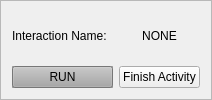
            <widget class="QFrame" name="frame_58">
             <property name="frameShape">
              <enum>QFrame::StyledPanel</enum>
             </property>
             <property name="frameShadow">
              <enum>QFrame::Raised</enum>
             </property>
             <layout class="QGridLayout" name="gridLayout_53">
              <item row="0" column="0">
               <widget class="QLabel" name="label_209">
                <property name="text">
                 <string>Interaction Name:</string>
                </property>
               </widget>
              </item>
              <item row="1" column="0" colspan="2">
               <widget class="QPushButton" name="pushButton_run_activity">
                <property name="enabled">
                 <bool>true</bool>
                </property>
                <property name="palette">
                 <palette>
                  <active>
                   <colorrole role="WindowText">
                    <brush brushstyle="SolidPattern">
                     <color alpha="255">
                      <red>0</red>
                      <green>0</green>
                      <blue>0</blue>
                     </color>
                    </brush>
                   </colorrole>
                   <colorrole role="Button">
                    <brush brushstyle="SolidPattern">
                     <color alpha="255">
                      <red>167</red>
                      <green>167</green>
                      <blue>167</blue>
                     </color>
                    </brush>
                   </colorrole>
                   <colorrole role="Light">
                    <brush brushstyle="SolidPattern">
                     <color alpha="255">
                      <red>251</red>
                      <green>251</green>
                      <blue>251</blue>
                     </color>
                    </brush>
                   </colorrole>
                   <colorrole role="Midlight">
                    <brush brushstyle="SolidPattern">
                     <color alpha="255">
                      <red>209</red>
                      <green>209</green>
                      <blue>209</blue>
                     </color>
                    </brush>
                   </colorrole>
                   <colorrole role="Dark">
                    <brush brushstyle="SolidPattern">
                     <color alpha="255">
                      <red>83</red>
                      <green>83</green>
                      <blue>83</blue>
                     </color>
                    </brush>
                   </colorrole>
                   <colorrole role="Mid">
                    <brush brushstyle="SolidPattern">
                     <color alpha="255">
                      <red>111</red>
                      <green>111</green>
                      <blue>111</blue>
                     </color>
                    </brush>
                   </colorrole>
                   <colorrole role="Text">
                    <brush brushstyle="SolidPattern">
                     <color alpha="255">
                      <red>0</red>
                      <green>0</green>
                      <blue>0</blue>
                     </color>
                    </brush>
                   </colorrole>
                   <colorrole role="BrightText">
                    <brush brushstyle="SolidPattern">
                     <color alpha="255">
                      <red>255</red>
                      <green>255</green>
                      <blue>255</blue>
                     </color>
                    </brush>
                   </colorrole>
                   <colorrole role="ButtonText">
                    <brush brushstyle="SolidPattern">
                     <color alpha="255">
                      <red>0</red>
                      <green>0</green>
                      <blue>0</blue>
                     </color>
                    </brush>
                   </colorrole>
                   <colorrole role="Base">
                    <brush brushstyle="SolidPattern">
                     <color alpha="255">
                      <red>255</red>
                      <green>255</green>
                      <blue>255</blue>
                     </color>
                    </brush>
                   </colorrole>
                   <colorrole role="Window">
                    <brush brushstyle="SolidPattern">
                     <color alpha="255">
                      <red>167</red>
                      <green>167</green>
                      <blue>167</blue>
                     </color>
                    </brush>
                   </colorrole>
                   <colorrole role="Shadow">
                    <brush brushstyle="SolidPattern">
                     <color alpha="255">
                      <red>0</red>
                      <green>0</green>
                      <blue>0</blue>
                     </color>
                    </brush>
                   </colorrole>
                   <colorrole role="AlternateBase">
                    <brush brushstyle="SolidPattern">
                     <color alpha="255">
                      <red>211</red>
                      <green>211</green>
                      <blue>211</blue>
                     </color>
                    </brush>
                   </colorrole>
                   <colorrole role="ToolTipBase">
                    <brush brushstyle="SolidPattern">
                     <color alpha="255">
                      <red>255</red>
                      <green>255</green>
                      <blue>220</blue>
                     </color>
                    </brush>
                   </colorrole>
                   <colorrole role="ToolTipText">
                    <brush brushstyle="SolidPattern">
                     <color alpha="255">
                      <red>0</red>
                      <green>0</green>
                      <blue>0</blue>
                     </color>
                    </brush>
                   </colorrole>
                  </active>
                  <inactive>
                   <colorrole role="WindowText">
                    <brush brushstyle="SolidPattern">
                     <color alpha="255">
                      <red>0</red>
                      <green>0</green>
                      <blue>0</blue>
                     </color>
                    </brush>
                   </colorrole>
                   <colorrole role="Button">
                    <brush brushstyle="SolidPattern">
                     <color alpha="255">
                      <red>167</red>
                      <green>167</green>
                      <blue>167</blue>
                     </color>
                    </brush>
                   </colorrole>
                   <colorrole role="Light">
                    <brush brushstyle="SolidPattern">
                     <color alpha="255">
                      <red>251</red>
                      <green>251</green>
                      <blue>251</blue>
                     </color>
                    </brush>
                   </colorrole>
                   <colorrole role="Midlight">
                    <brush brushstyle="SolidPattern">
                     <color alpha="255">
                      <red>209</red>
                      <green>209</green>
                      <blue>209</blue>
                     </color>
                    </brush>
                   </colorrole>
                   <colorrole role="Dark">
                    <brush brushstyle="SolidPattern">
                     <color alpha="255">
                      <red>83</red>
                      <green>83</green>
                      <blue>83</blue>
                     </color>
                    </brush>
                   </colorrole>
                   <colorrole role="Mid">
                    <brush brushstyle="SolidPattern">
                     <color alpha="255">
                      <red>111</red>
                      <green>111</green>
                      <blue>111</blue>
                     </color>
                    </brush>
                   </colorrole>
                   <colorrole role="Text">
                    <brush brushstyle="SolidPattern">
                     <color alpha="255">
                      <red>0</red>
                      <green>0</green>
                      <blue>0</blue>
                     </color>
                    </brush>
                   </colorrole>
                   <colorrole role="BrightText">
                    <brush brushstyle="SolidPattern">
                     <color alpha="255">
                      <red>255</red>
                      <green>255</green>
                      <blue>255</blue>
                     </color>
                    </brush>
                   </colorrole>
                   <colorrole role="ButtonText">
                    <brush brushstyle="SolidPattern">
                     <color alpha="255">
                      <red>0</red>
                      <green>0</green>
                      <blue>0</blue>
                     </color>
                    </brush>
                   </colorrole>
                   <colorrole role="Base">
                    <brush brushstyle="SolidPattern">
                     <color alpha="255">
                      <red>255</red>
                      <green>255</green>
                      <blue>255</blue>
                     </color>
                    </brush>
                   </colorrole>
                   <colorrole role="Window">
                    <brush brushstyle="SolidPattern">
                     <color alpha="255">
                      <red>167</red>
                      <green>167</green>
                      <blue>167</blue>
                     </color>
                    </brush>
                   </colorrole>
                   <colorrole role="Shadow">
                    <brush brushstyle="SolidPattern">
                     <color alpha="255">
                      <red>0</red>
                      <green>0</green>
                      <blue>0</blue>
                     </color>
                    </brush>
                   </colorrole>
                   <colorrole role="AlternateBase">
                    <brush brushstyle="SolidPattern">
                     <color alpha="255">
                      <red>211</red>
                      <green>211</green>
                      <blue>211</blue>
                     </color>
                    </brush>
                   </colorrole>
                   <colorrole role="ToolTipBase">
                    <brush brushstyle="SolidPattern">
                     <color alpha="255">
                      <red>255</red>
                      <green>255</green>
                      <blue>220</blue>
                     </color>
                    </brush>
                   </colorrole>
                   <colorrole role="ToolTipText">
                    <brush brushstyle="SolidPattern">
                     <color alpha="255">
                      <red>0</red>
                      <green>0</green>
                      <blue>0</blue>
                     </color>
                    </brush>
                   </colorrole>
                  </inactive>
                  <disabled>
                   <colorrole role="WindowText">
                    <brush brushstyle="SolidPattern">
                     <color alpha="255">
                      <red>83</red>
                      <green>83</green>
                      <blue>83</blue>
                     </color>
                    </brush>
                   </colorrole>
                   <colorrole role="Button">
                    <brush brushstyle="SolidPattern">
                     <color alpha="255">
                      <red>167</red>
                      <green>167</green>
                      <blue>167</blue>
                     </color>
                    </brush>
                   </colorrole>
                   <colorrole role="Light">
                    <brush brushstyle="SolidPattern">
                     <color alpha="255">
                      <red>251</red>
                      <green>251</green>
                      <blue>251</blue>
                     </color>
                    </brush>
                   </colorrole>
                   <colorrole role="Midlight">
                    <brush brushstyle="SolidPattern">
                     <color alpha="255">
                      <red>209</red>
                      <green>209</green>
                      <blue>209</blue>
                     </color>
                    </brush>
                   </colorrole>
                   <colorrole role="Dark">
                    <brush brushstyle="SolidPattern">
                     <color alpha="255">
                      <red>83</red>
                      <green>83</green>
                      <blue>83</blue>
                     </color>
                    </brush>
                   </colorrole>
                   <colorrole role="Mid">
                    <brush brushstyle="SolidPattern">
                     <color alpha="255">
                      <red>111</red>
                      <green>111</green>
                      <blue>111</blue>
                     </color>
                    </brush>
                   </colorrole>
                   <colorrole role="Text">
                    <brush brushstyle="SolidPattern">
                     <color alpha="255">
                      <red>83</red>
                      <green>83</green>
                      <blue>83</blue>
                     </color>
                    </brush>
                   </colorrole>
                   <colorrole role="BrightText">
                    <brush brushstyle="SolidPattern">
                     <color alpha="255">
                      <red>255</red>
                      <green>255</green>
                      <blue>255</blue>
                     </color>
                    </brush>
                   </colorrole>
                   <colorrole role="ButtonText">
                    <brush brushstyle="SolidPattern">
                     <color alpha="255">
                      <red>83</red>
                      <green>83</green>
                      <blue>83</blue>
                     </color>
                    </brush>
                   </colorrole>
                   <colorrole role="Base">
                    <brush brushstyle="SolidPattern">
                     <color alpha="255">
                      <red>167</red>
                      <green>167</green>
                      <blue>167</blue>
                     </color>
                    </brush>
                   </colorrole>
                   <colorrole role="Window">
                    <brush brushstyle="SolidPattern">
                     <color alpha="255">
                      <red>167</red>
                      <green>167</green>
                      <blue>167</blue>
                     </color>
                    </brush>
                   </colorrole>
                   <colorrole role="Shadow">
                    <brush brushstyle="SolidPattern">
                     <color alpha="255">
                      <red>0</red>
                      <green>0</green>
                      <blue>0</blue>
                     </color>
                    </brush>
                   </colorrole>
                   <colorrole role="AlternateBase">
                    <brush brushstyle="SolidPattern">
                     <color alpha="255">
                      <red>167</red>
                      <green>167</green>
                      <blue>167</blue>
                     </color>
                    </brush>
                   </colorrole>
                   <colorrole role="ToolTipBase">
                    <brush brushstyle="SolidPattern">
                     <color alpha="255">
                      <red>255</red>
                      <green>255</green>
                      <blue>220</blue>
                     </color>
                    </brush>
                   </colorrole>
                   <colorrole role="ToolTipText">
                    <brush brushstyle="SolidPattern">
                     <color alpha="255">
                      <red>0</red>
                      <green>0</green>
                      <blue>0</blue>
                     </color>
                    </brush>
                   </colorrole>
                  </disabled>
                 </palette>
                </property>
                <property name="font">
                 <font>
                  <kerning>false</kerning>
                 </font>
                </property>
                <property name="autoFillBackground">
                 <bool>true</bool>
                </property>
                <property name="text">
                 <string>RUN</string>
                </property>
                <property name="shortcut">
                 <string>Ctrl+R</string>
                </property>
                <property name="default">
                 <bool>false</bool>
                </property>
                <property name="flat">
                 <bool>false</bool>
                </property>
               </widget>
              </item>
              <item row="1" column="2">
               <widget class="QPushButton" name="run_end_activity_button">
                <property name="text">
                 <string>Finish Activity</string>
                </property>
               </widget>
              </item>
              <item row="0" column="2">
               <widget class="QLabel" name="run_int_name_label">
                <property name="text">
                 <string>NONE</string>
                </property>
                <property name="alignment">
                 <set>Qt::AlignCenter</set>
                </property>
               </widget>
              </item>
             </layout>
            </widget>
